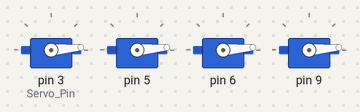
Simulated run of this sketch. Board: Arduino Uno, built with avr-gcc and run on an emulated ATmega328P. Parts: 4 × servo.

Above: at 0.1 s.
At 8.3 s:
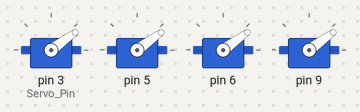
At 12.31 s:
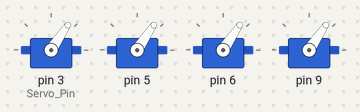
At 16.52 s:
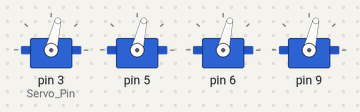
At 24.73 s:
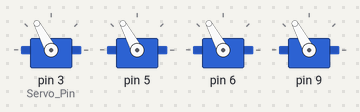
At 33.1 s:
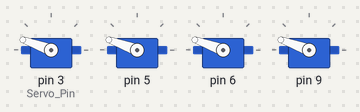
Timing chart, 0 to 34.6 s (numbered marks = the images above):
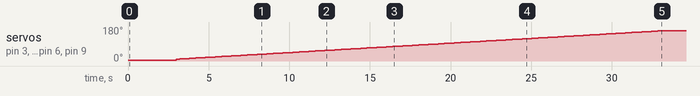

Measured:
- by itself, servo on pin 3 (Servo_Pin), servo on pin 5, servo on pin 6, servo on pin 9: moves from 5° to 160° over 30.0 s

The sketch:

Servo.ino
```cpp
#include<Servo.h>
#include <SoftwareSerial.h>
#define Servo_Pin 3
  Servo m[4];
void setup() {
  Serial.begin(9600);

  m[0].attach(3);
    m[1].attach(5);
      m[2].attach(6);
        m[3].attach(9);
}

void loop() {
for(int i = 0;i<=3;i++) m[i].write(5);
delay(3000);
for(int j = 10;j<=160;j++){
  for(int i = 0;i<=3;i++) m[i].write(j);
  delay(200);
  if(j==160) delay(10000);
}


}
```
